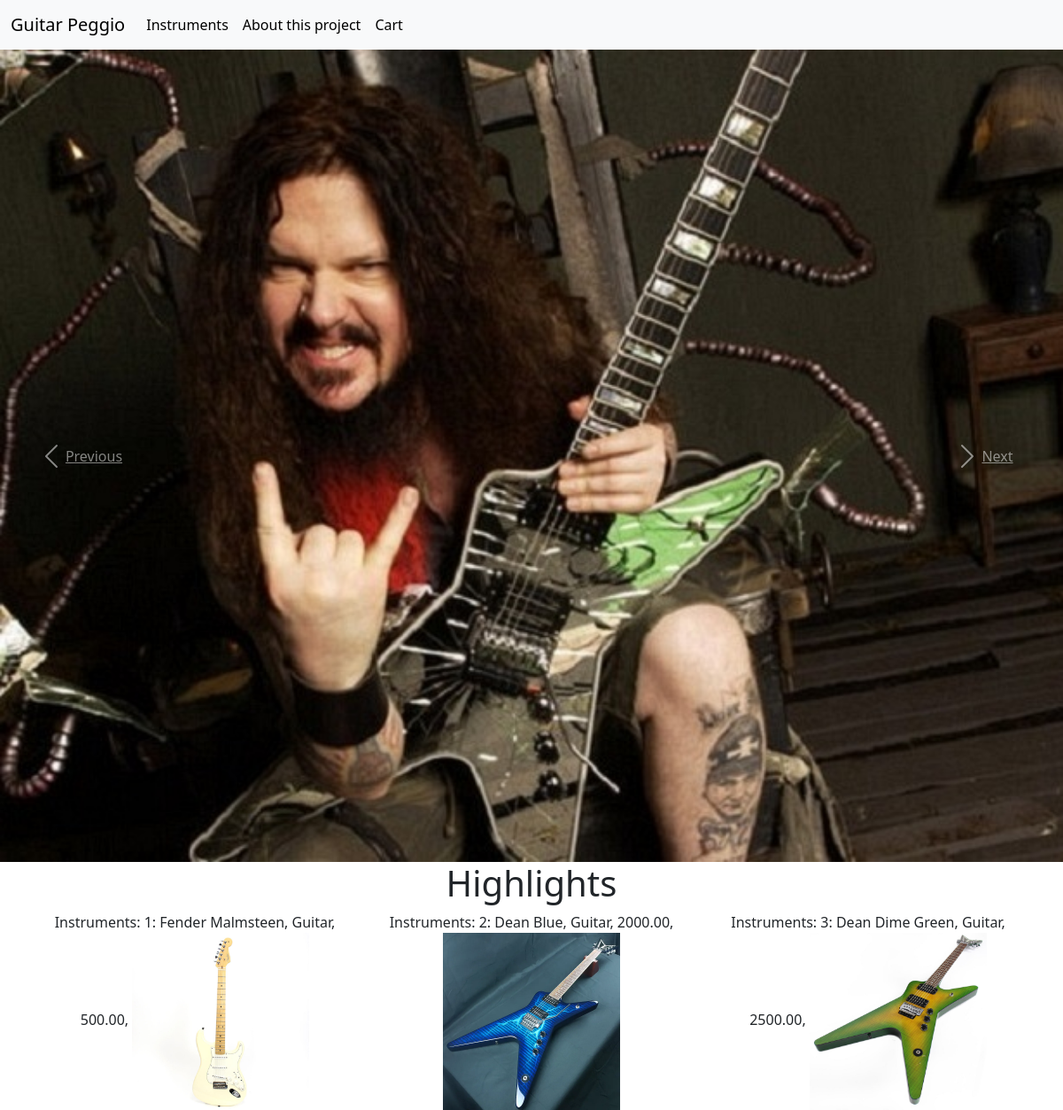
Screenshot of /products/ with the database file from the repository.
### products/models.py (models this page shows, shortened)
class Product(models.Model):
    name = models.CharField(max_length=64)
    price = models.DecimalField(max_digits=10, decimal_places=2)
    type = models.CharField(max_length=64, default="Intrument")
    imagem = models.ImageField(upload_to="products/")

### products/views.py (the view)
# urls.py: path("", views.index, name = "index"),
def index(request):
    return render(request,"products/index.html", {
        "products": Product.objects.all()
    })

### products/templates/products/index.html (shortened to what this page needs)
<!DOCTYPE html>
<html lang="en">
<head>
    <link href="https://cdn.jsdelivr.net/npm/bootstrap@5.3.2/dist/css/bootstrap.min.css" rel="stylesheet">
</head>
<header>
    <nav class="navbar navbar-expand-lg bg-body-tertiary">
        <div class="container-fluid">
          <a class="navbar-brand" href="{% url 'index' %}">Guitar Peggio</a>
          <div class="collapse navbar-collapse" id="navbarSupportedContent">
            <ul class="navbar-nav me-auto mb-2 mb-lg-0">
              <li class="nav-item">
                <a class="nav-link active" aria-current="page" href="{% url 'instruments' %}">Instruments</a>
              </li>
              <li class="nav-item">
                <a class="nav-link active" aria-current="page" href="{% url 'about' %}">About this project</a>
              </li>
              <li class="nav-item">
                <a class="nav-link active" aria-current="page" href="{% url 'cart' %}">Cart</a>
            </ul>
          </div>
        </div>
    </nav>
    <div id="carouselExampleControls" class="carousel slide" data-ride="carousel">
        <div class="carousel-inner">
          <div class="carousel-item active">
            <img class="d-block w-100" src="media/products/dime.jpeg" alt="Primeiro Slide">
          </div>
        </div>
        <a class="carousel-control-prev" href="#carouselExampleControls" role="button" data-slide="prev">
          <span class="carousel-control-prev-icon" aria-hidden="true"></span>
          <span class="sr-only">Previous</span>
        </a>
        <a class="carousel-control-next" href="#carouselExampleControls" role="button" data-slide="next">
          <span class="carousel-control-next-icon" aria-hidden="true"></span>
          <span class="sr-only">Next</span>
        </a>
      </div>
</header>
<body>
    <h1 style="text-align: center;">Highlights</h1>
    <div class="container text-center">
      <div class="row align-items-start">
        {% for product in products %}
          {% if forloop.counter <= 3 %}
            <div class="col">
              <li class="list-group-item">Instruments: {{ product.id }}: {{ product.name }}, {{ product.type }}, {{ product.price }},
                <img src="{{ product.imagem.url }}" alt="{{ product.nome }}" style="width: 200px; height: auto;">
              </li>
            </div>
          {% endif %}
        {% endfor %}
      </div>
    </div>
</body>
</html>

### rows the page displays
Product: id "1", name "Fender Malmsteen", type "Guitar", price "500.00", imagem (picture)
Product: id "2", name "Dean Blue", type "Guitar", price "2000.00", imagem (picture)
Product: id "3", name "Dean Dime Green", type "Guitar", price "2500.00", imagem (picture)
